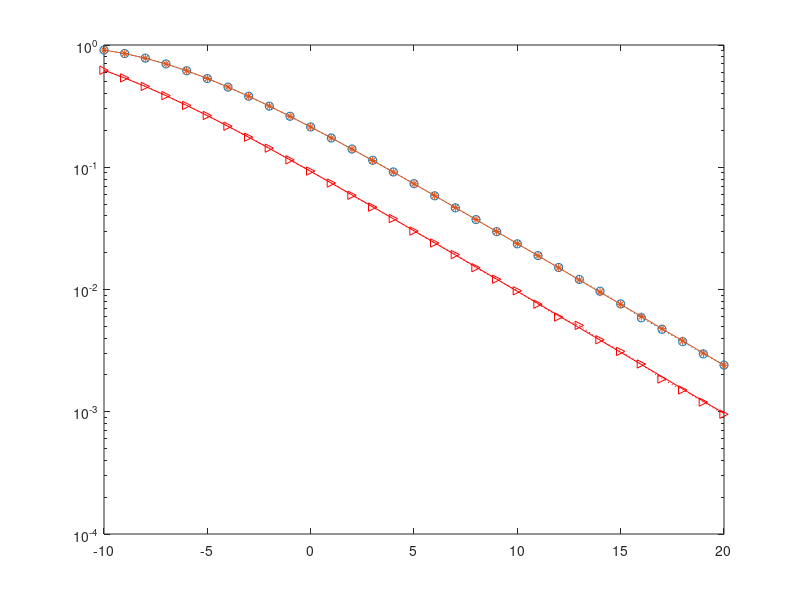

Write the MATLAB code that produced this figure. (Note: this script raises an error after producing the figure.)
close all
clear all
%
SNR_dB = -10:1:20; % in dB
%
load data_OP_N_co_sim.dat
load data_OP_N_co_ana.dat
load data_OP_N_sim.dat
load data_OP_N_ana.dat
%% plot
semilogy(SNR_dB,data_OP_N_co_sim,'r>:',...
    SNR_dB,data_OP_N_co_ana,'r-')
hold on 
semilogy(SNR_dB,data_OP_N_sim,'o:',...
    SNR_dB,data_OP_N_ana,'*-')
legend('Location','southwest','User N NOMA (sim.)', 'User N NOMA (ana.)','User N SWIPT-CNOMA (sim.)','User F SWIPT-CNOMA (sim.)')
%
xlabel('SNR (dB)')
ylabel('OP')